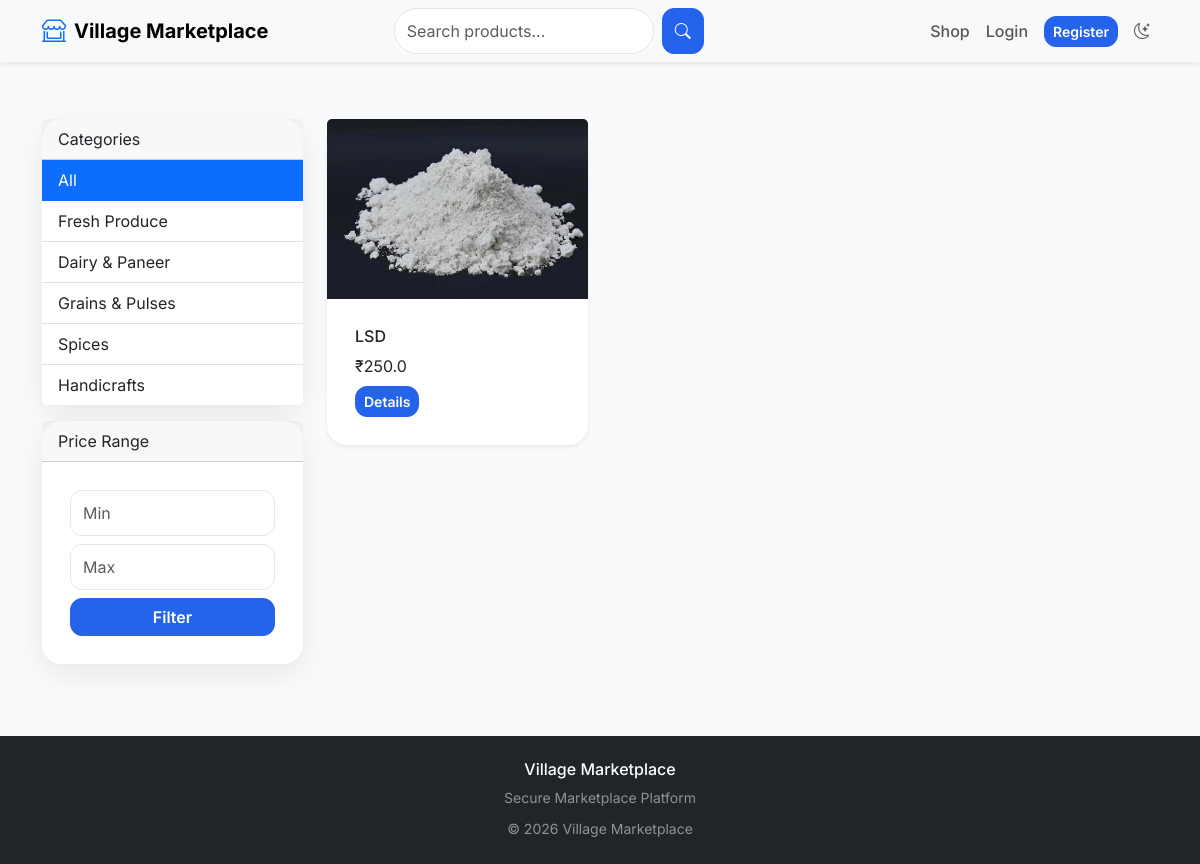
/products, run on an earlier commit of the app's database.
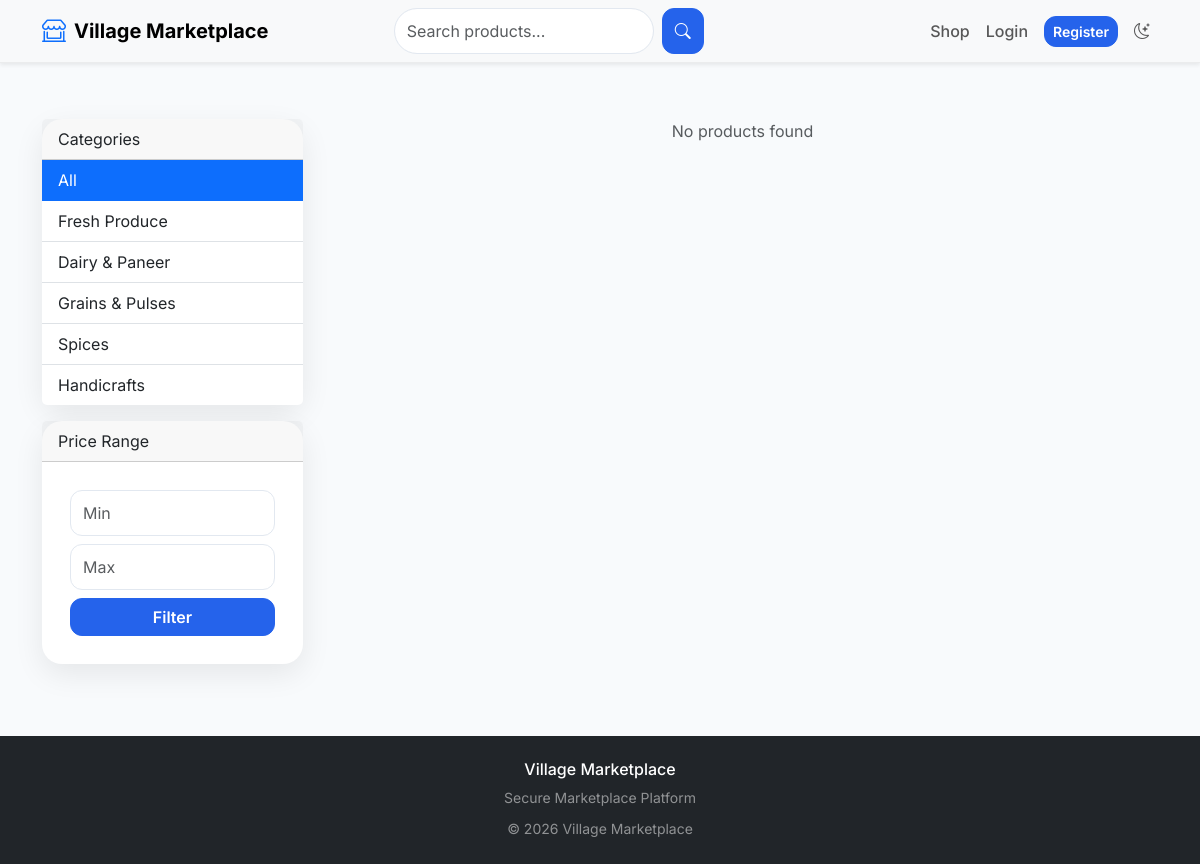
And on a later commit of the database.
### models/product.py (models this page shows, shortened)
class Category(db.Model):
    __tablename__ = 'categories'
    id = db.Column(db.Integer, primary_key=True)
    name = db.Column(db.String(50), unique=True, nullable=False)
    slug = db.Column(db.String(50), unique=True, nullable=False)
    description = db.Column(db.Text)
    image = db.Column(db.String(200))
    is_active = db.Column(db.Boolean, default=True)
    created_at = db.Column(db.DateTime, default=datetime.utcnow)
    products = db.relationship('Product', backref='category', lazy='dynamic')

class Product(db.Model):
    __tablename__ = 'products'
    id = db.Column(db.Integer, primary_key=True)
    seller_id = db.Column(db.Integer, db.ForeignKey(
        'sellers.id'), nullable=False)
    category_id = db.Column(db.Integer, db.ForeignKey(
        'categories.id'), nullable=False)
    name = db.Column(db.String(200), nullable=False)
    description = db.Column(db.Text, nullable=False)
    price = db.Column(db.Float, nullable=False)
    stock = db.Column(db.Integer, default=0)
    images = db.Column(db.String(500))  # Comma-separated image paths
    rating = db.Column(db.Float, default=0.0)
    total_reviews = db.Column(db.Integer, default=0)
    status = db.Column(db.String(20), default='pending')
    created_at = db.Column(db.DateTime, default=datetime.utcnow)
    updated_at = db.Column(
        db.DateTime, default=datetime.utcnow, onupdate=datetime.utcnow)
    order_items = db.relationship(
        'OrderItem', backref='product', lazy='dynamic')
    reviews = db.relationship('Review', backref='product', lazy='dynamic')
    cart_items = db.relationship('Cart', backref='product', lazy='dynamic')
    wishlist_items = db.relationship(
        'Wishlist', backref='product', lazy='dynamic')

### routes/main.py (the view)
@main_bp.route('/products')
def products():
    page = request.args.get('page', 1, type=int)
    category = request.args.get('category', '')
    search = request.args.get('search', '')
    min_price = request.args.get('min_price', type=float)
    max_price = request.args.get('max_price', type=float)
    seller_id = request.args.get('seller', type=int)
    per_page = 12
    query = Product.query.filter_by(
        status='approved').filter(Product.stock > 0)
    if category:
        query = query.filter_by(category_id=category)
    if search:
        query = query.filter(or_(
            Product.name.ilike(f'%{search}%'),
            Product.description.ilike(f'%{search}%')
        ))
    if min_price:
        query = query.filter(Product.price >= min_price)
    if max_price:
        query = query.filter(Product.price <= max_price)
    if seller_id:
        query = query.filter_by(seller_id=seller_id)
    pagination = query.order_by(Product.created_at.desc()).paginate(
        page=page, per_page=per_page, error_out=False)
    categories = Category.query.filter_by(is_active=True).all()
    return render_template('main/products.html',
                           products=pagination.items,
                           pagination=pagination,
                           categories=categories,
                           category_id=category,
                           search_query=search)

### templates/main/products.html (shortened to what this page needs)
{% extends "base.html" %}
{% block content %}
<div class="container mt-3">
    <div class="row">
        <div class="col-md-3">
            <div class="card mb-3">
                <div class="card-header">Categories</div>
                <div class="list-group list-group-flush">
                    <a href="{{ url_for('main.products') }}"
                       class="list-group-item list-group-item-action {% if not category_id %}active{% endif %}">
                        All
                    </a>
                    {% for cat in categories %}
                    <a href="{{ url_for('main.products', category=cat.id, search=search_query) }}"
                       class="list-group-item list-group-item-action {% if category_id and category_id|string == cat.id|string %}active{% endif %}">
                        {{ cat.name }}
                    </a>
                    {% endfor %}
                </div>
            </div>
            <div class="card">
                <div class="card-header">Price Range</div>
                <div class="card-body">
                    <form method="GET">
                        <input type="number" name="min_price"
                               class="form-control mb-2"
                               placeholder="Min"
                               value="{{ request.args.get('min_price', '') }}">
                        <input type="number" name="max_price"
                               class="form-control mb-2"
                               placeholder="Max"
                               value="{{ request.args.get('max_price', '') }}">
                        <button type="submit" class="btn btn-primary w-100">
                            Filter
                        </button>
                    </form>
                </div>
            </div>
        </div>
        <div class="col-md-9">
            <div class="row g-4">
                {% for product in products %}
                <div class="col-md-4">
                    <div class="card h-100 shadow-sm">
                        <img src="{{ url_for('static', filename='uploads/products/' + (product.images.split(',')[0] if product.images else 'default.jpg')) }}"
                             class="card-img-top"
                             style="height:180px; object-fit:cover;">
                        <div class="card-body">
                            <h6>{{ product.name[:35] }}</h6>
                            <p class="mb-2">₹{{ product.price }}</p>
                            <a href="{{ url_for('main.product_detail', product_id=product.id) }}"
                               class="btn btn-sm btn-primary">
                                Details
                            </a>
                        </div>
                    </div>
                </div>
                {% else %}
                <div class="col-12 text-center text-muted">
                    No products found
                </div>
                {% endfor %}
            </div>
        </div>
    </div>
</div>
{% endblock %}

What changed in the data, as far as the page shows it:
removed Product: images (picture), name "LSD", price "250.0"
Also different on the page:
text now shown: "No products found"
